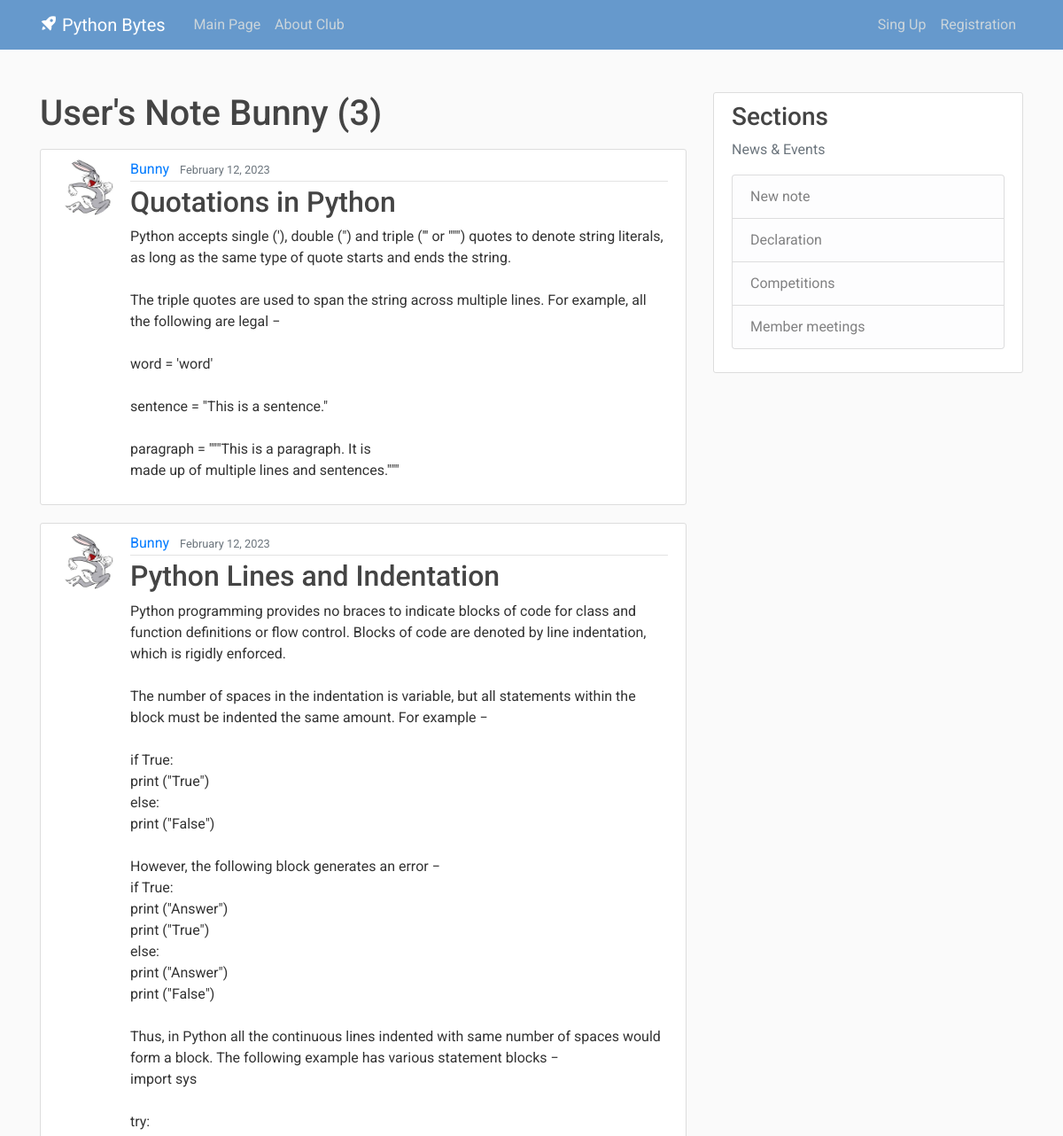
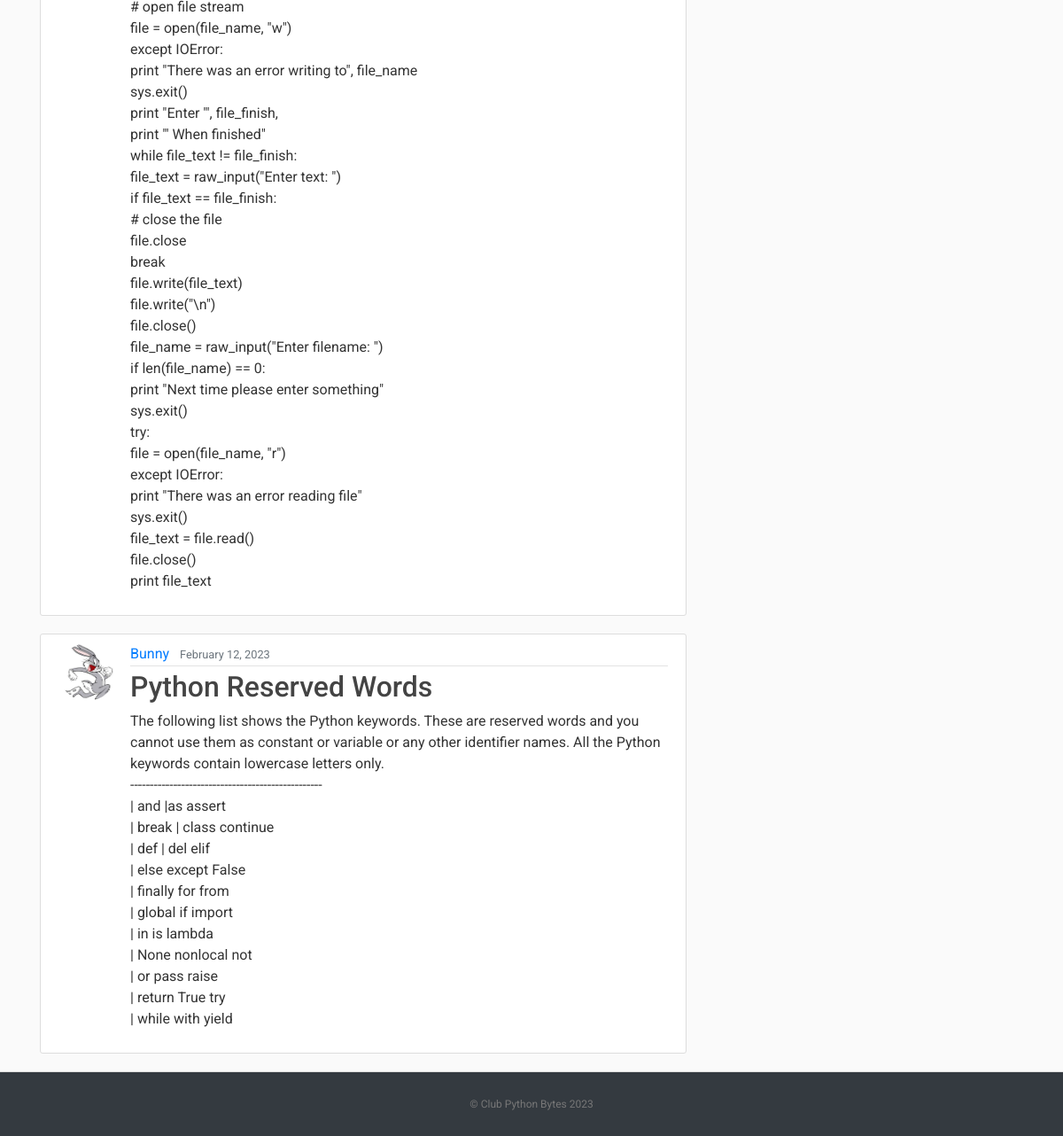
The page /user/Bunny on the database its author committed (2 pictures, top to bottom).
### blog/models.py (models this page shows, shortened)
class Post(models.Model):
    title = models.CharField(max_length=100)
    content = models.TextField()
    date_posted = models.DateTimeField(default=timezone.now)
    author = models.ForeignKey(User, on_delete=models.CASCADE)

### users/models.py (models this page shows, shortened)
class Profile(models.Model):
    user = models.OneToOneField(User, on_delete=models.CASCADE)
    image = models.ImageField(default='default.jpg', upload_to='profile_pics')

### blog/views.py (the view)
# urls.py: path('user/<str:username>', UserPostListView.as_view(), name='user-posts'),
class UserPostListView(ListView):
    model = Post
    template_name = 'blog/user_posts.html'
    context_object_name = 'posts'
    paginate_by = 5
    def get_queryset(self):
        user = get_object_or_404(User, username=self.kwargs.get('username'))
        return Post.objects.filter(author=user).order_by('-date_posted')

### blog/templates/blog/user_posts.html (shortened to what this page needs)
{% extends "blog/base.html" %}
{% block content %}
    <h1 class="mb-3">User's Note {{ view.kwargs.username }} ({{ page_obj.paginator.count }})</h1>
    {% for post in posts %}
        <article class="media content-section">
          <img class="rounded-circle article-img" src="{{ post.author.profile.image.url }}">
          <div class="media-body">
            <div class="article-metadata">
              <a class="mr-2" href="{% url 'user-posts' post.author.username %}">{{ post.author }}</a>
              <small class="text-muted">{{ post.date_posted|date:"F d, Y" }}</small>
            </div>
            <h2><a class="article-title" href="{% url 'post-detail' post.id %}">{{ post.title }}</a></h2>
            <p class="article-content">{{ post.content }}</p>
          </div>
        </article>
    {% endfor %}
{% endblock content %}

### blog/templates/blog/base.html (shortened to what this page needs)
﻿{% load static %}
<!DOCTYPE html>
<html>
<head>
     <link rel="stylesheet" href="https://maxcdn.bootstrapcdn.com/bootstrap/4.0.0/css/bootstrap.min.css">
     <link rel="stylesheet" type="text/css" href="{% static 'blog/main.css' %}">
     <link href='https://unpkg.com/boxicons@2.1.2/css/boxicons.min.css' rel='stylesheet'>
</head>
<body>
    <header class="site-header">
      <nav class="navbar navbar-expand-md navbar-dark bg-blue fixed-top">
        <div class="container">
          <a class="navbar-brand mr-4" href="{% url 'blog-home' %}"><i class='bx bxs-rocket bx-tada-hover'></i> Python Bytes</a>
          <div class="collapse navbar-collapse" id="navbarToggle">
            <div class="navbar-nav mr-auto">
              <a class="nav-item nav-link " href="{% url 'blog-home' %}">Main Page</a>
              <a class="nav-item nav-link" href="{% url 'blog-about' %}">About Club</a>
            </div>
            <div class="navbar-nav">
              {% if user.is_authenticated %}
                <a class="nav-item nav-link" href="{% url 'post-create' %}">New note</a>
                <a class="nav-item nav-link" href="{% url 'profile' %}">Profile</a>
                <a class="nav-item nav-link" href="{% url 'logout' %}">Exit</a>
              {% else %}
                <a class="nav-item nav-link" href="{% url 'login' %}">Sing Up</a>
                <a class="nav-item nav-link" href="{% url 'register' %}">Registration</a>
              {% endif %}
            </div>
          </div>
        </div>
      </nav>
    </header>
    <main role="main" class="container">
      <div class="row">
        <div class="col-md-8">
          {% block content %}{% endblock %}
        </div>
        <div class="col-md-4">
          <div class="content-section">
            <h3>Sections</h3>
            <p class='text-muted'>News & Events
              <ul class="list-group">
                <li class="list-group-item list-group-item-light">New note</li>
                <li class="list-group-item list-group-item-light">Declaration</li>
                <li class="list-group-item list-group-item-light">Competitions</li>
                <li class="list-group-item list-group-item-light">Member meetings</li>
              </ul>
            </p>
          </div>
        </div>
      </div>
    </main>
    <footer class="text-center bg-dark">
      <p><a href="{% url 'blog-home' %}">© Club Python Bytes 2023</a></p>
    </footer>
</body>
</html>

### blog/static/blog/main.css (style rules this page uses)
﻿body, html { width:100%; height:100% }
body { margin:0; padding:0; background: #fafafa; color: #333333; margin-top: 5rem; font-family:Roboto; }
h1, h2, h3, h4, h5, h6 { color: #444444; }
ul { margin: 0; }
.bg-blue { background-color: #6699cc; }
.site-header .navbar-nav .nav-link { color: #cbd5db; }
.content-section { background: #ffffff; padding: 10px 20px; border: 1px solid #dddddd; border-radius: 3px; margin-bottom: 20px; }
.article-title { color: #444444; }
.article-content { white-space: pre-line; }
.article-img { height: 65px; width: 65px; margin-right: 16px; }
.article-metadata { padding-bottom: 1px; margin-bottom: 4px; border-bottom: 1px solid #e3e3e3 }
footer { position: sticky!important; top: 100%; padding-top:25px; padding-bottom:25px; border-top:1px solid #ddd; }
footer p { margin:2px; text-align:center; padding:0 40px; color:#fff; font-size:12px; }
footer a { color:#777 }

### rows shown on the page
Post: author.profile.image (picture), author "Bunny", date_posted "February 12, 2023", title "Quotations in Python", content "Python accepts single ('), double (\") and triple (''' or \"\"\") quotes to denote string literals, as long as the same type of quote starts and ends the string. The triple quotes are used to span the string across multiple lines. For example, all the following are legal − word = 'word' sentence = \"This is a sentence.\" paragraph = \"\"\"This is a paragraph. It is made up of multiple lines and sentences.\"\"\""
Post: author.profile.image (picture), author "Bunny", date_posted "February 12, 2023", title "Python Lines and Indentation", content "Python programming provides no braces to indicate blocks of code for class and function definitions or flow control. Blocks of code are denoted by line indentation, which is rigidly enforced. The number of spaces in the indentation is variable, but all statements within the block must be indented the same amount. For example − if True: print (\"True\") else: print (\"False\") However, the following block generates an error − if True: print (\"Answer\") print (\"True\") else: print (\"Answer\") print (\"False\") Thus, in Python all the continuous lines indented with same number of spaces would form a block. The following example has various statement blocks − import sys try: # open file stream file =…"
Post: author.profile.image (picture), author "Bunny", date_posted "February 12, 2023", title "Python Reserved Words", content "The following list shows the Python keywords. These are reserved words and you cannot use them as constant or variable or any other identifier names. All the Python keywords contain lowercase letters only. ------------------------------------------------- | and |as assert | break | class continue | def | del elif | else except False | finally for from | global if import | in is lambda | None nonlocal not | or pass raise | return True try | while with yield"

### other values the page prints
{{ view.kwargs.username }} "Bunny"
{{ page_obj.paginator.count }} "3"
